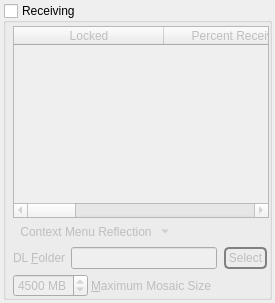
          <widget class="QWidget" name="tab_11">
           <attribute name="icon">
            <iconset resource="../Icons/icons.qrc">
             <normaloff>:/nuvola/down.png</normaloff>:/nuvola/down.png</iconset>
           </attribute>
           <attribute name="title">
            <string>&amp;Down</string>
           </attribute>
           <layout class="QVBoxLayout" name="verticalLayout_46">
            <property name="spacing">
             <number>3</number>
            </property>
            <property name="margin">
             <number>3</number>
            </property>
            <item>
             <widget class="QGroupBox" name="receivers">
              <property name="title">
               <string>Receiving</string>
              </property>
              <property name="checkable">
               <bool>true</bool>
              </property>
              <property name="checked">
               <bool>false</bool>
              </property>
              <layout class="QVBoxLayout" name="verticalLayout_44">
               <property name="spacing">
                <number>3</number>
               </property>
               <property name="leftMargin">
                <number>7</number>
               </property>
               <property name="topMargin">
                <number>3</number>
               </property>
               <property name="rightMargin">
                <number>0</number>
               </property>
               <property name="bottomMargin">
                <number>0</number>
               </property>
               <item>
                <widget class="QTableWidget" name="received">
                 <property name="styleSheet">
                  <string notr="true">QTableWidget#received

{
   border-image: url(:/Logo/background.png) 0 0 0 0 stretch stretch;
   border-width: 0px;
}</string>
                 </property>
                 <property name="alternatingRowColors">
                  <bool>true</bool>
                 </property>
                 <property name="selectionMode">
                  <enum>QAbstractItemView::SingleSelection</enum>
                 </property>
                 <property name="horizontalScrollMode">
                  <enum>QAbstractItemView::ScrollPerPixel</enum>
                 </property>
                 <property name="sortingEnabled">
                  <bool>true</bool>
                 </property>
                 <attribute name="horizontalHeaderDefaultSectionSize">
                  <number>150</number>
                 </attribute>
                 <attribute name="horizontalHeaderMinimumSectionSize">
                  <number>150</number>
                 </attribute>
                 <attribute name="horizontalHeaderStretchLastSection">
                  <bool>true</bool>
                 </attribute>
                 <attribute name="verticalHeaderVisible">
                  <bool>false</bool>
                 </attribute>
                 <column>
                  <property name="text">
                   <string>Locked</string>
                  </property>
                 </column>
                 <column>
                  <property name="text">
                   <string>Percent Received</string>
                  </property>
                 </column>
                 <column>
                  <property name="text">
                   <string>Pulse Size</string>
                  </property>
                 </column>
                 <column>
                  <property name="text">
                   <string>Total Size</string>
                  </property>
                 </column>
                 <column>
                  <property name="text">
                   <string>File</string>
                  </property>
                 </column>
                 <column>
                  <property name="text">
                   <string>Computed SHA-1 Hash</string>
                  </property>
                 </column>
                 <column>
                  <property name="text">
                   <string>Expected SHA-1 Hash</string>
                  </property>
                 </column>
                 <column>
                  <property name="text">
                   <string>OID</string>
                  </property>
                 </column>
                </widget>
               </item>
               <item>
                <widget class="QToolButton" name="receivedActionMenu">
                 <property name="toolTip">
                  <string>Right-mouse context menu as a button for tablets.</string>
                 </property>
                 <property name="styleSheet">
                  <string notr="true">QPushButton {
 border: 2px solid gray;
 background-color: qlineargradient(x1: 0, y1: 0, x2: 0, y2: 1,
                                   stop: 0 #E0E0E0, stop: 1 #FFFFFF);
 border-radius: 5px;
 margin: 2px;
 padding: 2px;
 }


QPushButton:hover { 
background-color: qlineargradient(x1: 0, y1: 0, x2: 0, y2: 1,
                                   stop: 0 rgb(254,229,172), stop: 1 #FFFFFF);
background-position: top center; } 

QPushButton:pressed {
     background-color: darkgrey;
     border-style: inset;
 }</string>
                 </property>
                 <property name="text">
                  <string>Context Menu Reflection</string>
                 </property>
                 <property name="icon">
                  <iconset resource="../Icons/icons.qrc">
                   <normaloff>:/generic/menu.png</normaloff>:/generic/menu.png</iconset>
                 </property>
                 <property name="popupMode">
                  <enum>QToolButton::MenuButtonPopup</enum>
                 </property>
                 <property name="autoRaise">
                  <bool>true</bool>
                 </property>
                </widget>
               </item>
               <item>
                <layout class="QHBoxLayout" name="horizontalLayout_54">
                 <property name="spacing">
                  <number>5</number>
                 </property>
                 <item>
                  <widget class="QLabel" name="label_63">
                   <property name="text">
                    <string>DL &amp;Folder</string>
                   </property>
                   <property name="buddy">
                    <cstring>destination</cstring>
                   </property>
                  </widget>
                 </item>
                 <item>
                  <widget class="QLineEdit" name="destination"/>
                 </item>
                 <item>
                  <widget class="QPushButton" name="etpSelectDestination">
                   <property name="styleSheet">
                    <string notr="true">QPushButton {
 border: 2px solid gray;
 background-color: qlineargradient(x1: 0, y1: 0, x2: 0, y2: 1,
                                   stop: 0 #E0E0E0, stop: 1 #FFFFFF);
 border-radius: 5px;
 margin: 2px;
 padding: 2px;
 }


QPushButton:hover { 
background-color: qlineargradient(x1: 0, y1: 0, x2: 0, y2: 1,
                                   stop: 0 rgb(254,229,172), stop: 1 #FFFFFF);
background-position: top center; } 

QPushButton:pressed {
     background-color: darkgrey;
     border-style: inset;
 }</string>
                   </property>
                   <property name="text">
                    <string>Select</string>
                   </property>
                  </widget>
                 </item>
                </layout>
               </item>
               <item>
                <layout class="QHBoxLayout" name="horizontalLayout_55">
                 <property name="spacing">
                  <number>3</number>
                 </property>
                 <item>
                  <widget class="QSpinBox" name="etpMaxMosaicSize">
                   <property name="sizePolicy">
                    <sizepolicy hsizetype="Fixed" vsizetype="Fixed">
                     <horstretch>0</horstretch>
                     <verstretch>0</verstretch>
                    </sizepolicy>
                   </property>
                   <property name="suffix">
                    <string> MB</string>
                   </property>
                   <property name="minimum">
                    <number>1</number>
                   </property>
                   <property name="maximum">
                    <number>5000</number>
                   </property>
                   <property name="value">
                    <number>4500</number>
                   </property>
                  </widget>
                 </item>
                 <item>
                  <widget class="QLabel" name="label_59">
                   <property name="sizePolicy">
                    <sizepolicy hsizetype="Minimum" vsizetype="Preferred">
                     <horstretch>0</horstretch>
                     <verstretch>0</verstretch>
                    </sizepolicy>
                   </property>
                   <property name="toolTip">
                    <string>&lt;html&gt;&lt;head/&gt;&lt;body&gt;&lt;p&gt;The pieces (also called links) of a mosaic define the file.&lt;/p&gt;&lt;/body&gt;&lt;/html&gt;</string>
                   </property>
                   <property name="text">
                    <string>&amp;Maximum Mosaic Size</string>
                   </property>
                   <property name="buddy">
                    <cstring>etpMaxMosaicSize</cstring>
                   </property>
                  </widget>
                 </item>
                </layout>
               </item>
              </layout>
             </widget>
            </item>
           </layout>
          </widget>
